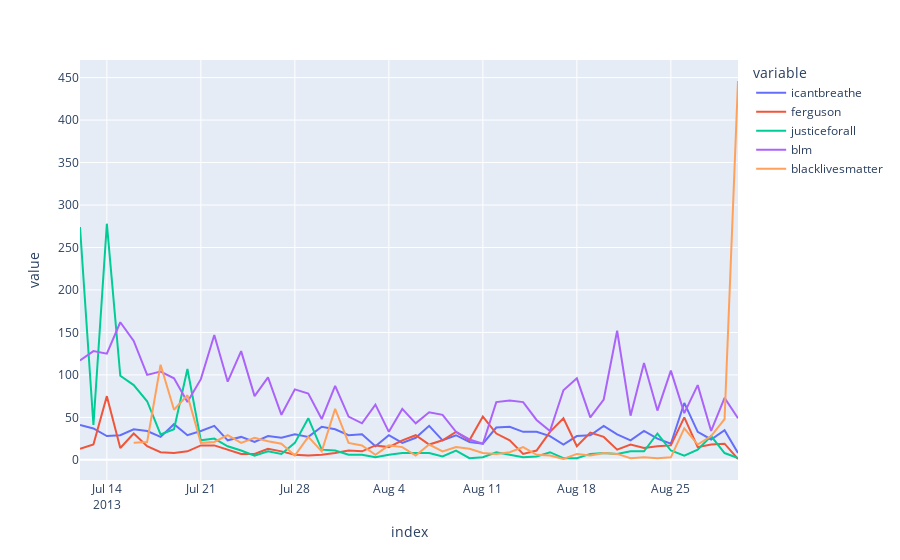

The notebook cell this image was saved under:
### Code cell
import plotly.express as px

import pandas as pd
pd.options.plotting.backend = "plotly"

#df = pd.DataFrame(dict(a=[1,3,2], b=[3,2,1]))
fig = new.plot()
fig.show()

### Figure 1 — Plotly figure (JSON) as saved in the notebook; plotly's stock layout.template omitted (floating-point values rounded to 4 significant figures)
{"data": [{"hovertemplate": "variable=icantbreathe<br>index=%{x}<br>value=%{y}<extra></extra>", "legendgroup": "icantbreathe", "line": {"color": "#636efa", "dash": "solid"}, "marker": {"symbol": "circle"}, "mode": "lines", "name": "icantbreathe", "orientation": "v", "showlegend": true, "type": "scatter", "visible": true, "x": ["2013-07-12", "2013-07-13", "2013-07-14", "2013-07-15", "2013-07-16", "2013-07-17", "2013-07-18", "2013-07-19", "2013-07-20", "2013-07-21", "2013-07-22", "2013-07-23", "2013-07-24", "2013-07-25", "2013-07-26", "2013-07-27", "2013-07-28", "2013-07-29", "2013-07-30", "2013-07-31", "2013-08-01", "2013-08-02", "2013-08-03", "2013-08-04", "2013-08-05", "2013-08-06", "2013-08-07", "2013-08-08", "2013-08-09", "2013-08-10", "2013-08-11", "2013-08-12", "2013-08-13", "2013-08-14", "2013-08-15", "2013-08-16", "2013-08-17", "2013-08-18", "2013-08-19", "2013-08-20", "2013-08-21", "2013-08-22", "2013-08-23", "2013-08-24", "2013-08-25", "2013-08-26", "2013-08-27", "2013-08-28", "2013-08-29", "2013-08-30"], "xaxis": "x", "y": [41, 37, 28, 29, 36, 34, 27, 42, 29, 34, 40, 23, 27, 21, 28, 26, 30, 27, 39, 36, 29, 30, 16, 29, 20, 26, 40, 23, 29, 21, 19, 38, 39, 33, 33, 28, 18, 28, 29, 40, 30, 23, 34, 25, 19, 67, 33, 24, 35, 8], "yaxis": "y"}, {"hovertemplate": "variable=ferguson<br>index=%{x}<br>value=%{y}<extra></extra>", "legendgroup": "ferguson", "line": {"color": "#EF553B", "dash": "solid"}, "marker": {"symbol": "circle"}, "mode": "lines", "name": "ferguson", "orientation": "v", "showlegend": true, "type": "scatter", "visible": true, "x": ["2013-07-12", "2013-07-13", "2013-07-14", "2013-07-15", "2013-07-16", "2013-07-17", "2013-07-18", "2013-07-19", "2013-07-20", "2013-07-21", "2013-07-22", "2013-07-23", "2013-07-24", "2013-07-25", "2013-07-26", "2013-07-27", "2013-07-28", "2013-07-29", "2013-07-30", "2013-07-31", "2013-08-01", "2013-08-02", "2013-08-03", "2013-08-04", "2013-08-05", "2013-08-06", "2013-08-07", "2013-08-08", "2013-08-09", "2013-08-10", "2013-08-11", "2013-08-12", "2013-08-13", "2013-08-14", "2013-08-15", "2013-08-16", "2013-08-17", "2013-08-18", "2013-08-19", "2013-08-20", "2013-08-21", "2013-08-22", "2013-08-23", "2013-08-24", "2013-08-25", "2013-08-26", "2013-08-27", "2013-08-28", "2013-08-29", "2013-08-30"], "xaxis": "x", "y": [13, 18, 75, 14, 31, 16, 9, 8, 10, 17, 17, 12, 7, 7, 13, 10, 6, 5, 6, 8, 11, 10, 17, 15, 23, 29, 18, 23, 33, 23, 51, 31, 23, 7, 11, 33, 49, 16, 32, 27, 12, 18, 14, 16, 17, 50, 15, 18, 19, 1], "yaxis": "y"}, {"hovertemplate": "variable=justiceforall<br>index=%{x}<br>value=%{y}<extra></extra>", "legendgroup": "justiceforall", "line": {"color": "#00cc96", "dash": "solid"}, "marker": {"symbol": "circle"}, "mode": "lines", "name": "justiceforall", "orientation": "v", "showlegend": true, "type": "scatter", "visible": true, "x": ["2013-07-12", "2013-07-13", "2013-07-14", "2013-07-15", "2013-07-16", "2013-07-17", "2013-07-18", "2013-07-19", "2013-07-20", "2013-07-21", "2013-07-22", "2013-07-23", "2013-07-24", "2013-07-25", "2013-07-26", "2013-07-27", "2013-07-28", "2013-07-29", "2013-07-30", "2013-07-31", "2013-08-01", "2013-08-02", "2013-08-03", "2013-08-04", "2013-08-05", "2013-08-06", "2013-08-07", "2013-08-08", "2013-08-09", "2013-08-10", "2013-08-11", "2013-08-12", "2013-08-13", "2013-08-14", "2013-08-15", "2013-08-16", "2013-08-17", "2013-08-18", "2013-08-19", "2013-08-20", "2013-08-21", "2013-08-22", "2013-08-23", "2013-08-24", "2013-08-25", "2013-08-26", "2013-08-27", "2013-08-28", "2013-08-29", "2013-08-30"], "xaxis": "x", "y": [274, 41, 278, 99, 88, 69, 30, 36, 107, 23, 25, 16, 11, 5, 10, 7, 20, 49, 12, 11, 6, 6, 3, 6, 8, 8, 8, 4, 11, 2, 3, 9, 6, 3, 4, 9, 2, 2, 7, 8, 7, 10, 10, 31, 11, 5, 12, 28, 8, 2], "yaxis": "y"}, {"hovertemplate": "variable=blm<br>index=%{x}<br>value=%{y}<extra></extra>", "legendgroup": "blm", "line": {"color": "#ab63fa", "dash": "solid"}, "marker": {"symbol": "circle"}, "mode": "lines", "name": "blm", "orientation": "v", "showlegend": true, "type": "scatter", "visible": true, "x": ["2013-07-12", "2013-07-13", "2013-07-14", "2013-07-15", "2013-07-16", "2013-07-17", "2013-07-18", "2013-07-19", "2013-07-20", "2013-07-21", "2013-07-22", "2013-07-23", "2013-07-24", "2013-07-25", "2013-07-26", "2013-07-27", "2013-07-28", "2013-07-29", "2013-07-30", "2013-07-31", "2013-08-01", "2013-08-02", "2013-08-03", "2013-08-04", "2013-08-05", "2013-08-06", "2013-08-07", "2013-08-08", "2013-08-09", "2013-08-10", "2013-08-11", "2013-08-12", "2013-08-13", "2013-08-14", "2013-08-15", "2013-08-16", "2013-08-17", "2013-08-18", "2013-08-19", "2013-08-20", "2013-08-21", "2013-08-22", "2013-08-23", "2013-08-24", "2013-08-25", "2013-08-26", "2013-08-27", "2013-08-28", "2013-08-29", "2013-08-30"], "xaxis": "x", "y": [117, 128, 125, 162, 140, 100, 104, 96, 68, 95, 147, 92, 128, 75, 97, 53, 83, 78, 48, 87, 51, 43, 65, 33, 60, 43, 56, 53, 33, 24, 19, 68, 70, 68, 47, 34, 82, 96, 50, 71, 152, 52, 114, 58, 105, 55, 88, 34, 73, 49], "yaxis": "y"}, {"hovertemplate": "variable=blacklivesmatter<br>index=%{x}<br>value=%{y}<extra></extra>", "legendgroup": "blacklivesmatter", "line": {"color": "#FFA15A", "dash": "solid"}, "marker": {"symbol": "circle"}, "mode": "lines", "name": "blacklivesmatter", "orientation": "v", "showlegend": true, "type": "scatter", "visible": true, "x": ["2013-07-12", "2013-07-13", "2013-07-14", "2013-07-15", "2013-07-16", "2013-07-17", "2013-07-18", "2013-07-19", "2013-07-20", "2013-07-21", "2013-07-22", "2013-07-23", "2013-07-24", "2013-07-25", "2013-07-26", "2013-07-27", "2013-07-28", "2013-07-29", "2013-07-30", "2013-07-31", "2013-08-01", "2013-08-02", "2013-08-03", "2013-08-04", "2013-08-05", "2013-08-06", "2013-08-07", "2013-08-08", "2013-08-09", "2013-08-10", "2013-08-11", "2013-08-12", "2013-08-13", "2013-08-14", "2013-08-15", "2013-08-16", "2013-08-17", "2013-08-18", "2013-08-19", "2013-08-20", "2013-08-21", "2013-08-22", "2013-08-23", "2013-08-24", "2013-08-25", "2013-08-26", "2013-08-27", "2013-08-28", "2013-08-29", "2013-08-30"], "xaxis": "x", "y": [null, null, 4, null, 20, 21, 112, 59, 76, 20, 21, 29, 20, 26, 22, 19, 5, 27, 10, 60, 20, 17, 6, 17, 15, 5, 18, 10, 15, 13, 8, 7, 9, 15, 6, 5, 1, 7, 5, 8, 7, 2, 3, 2, 3, 37, 18, 28, 48, 446], "yaxis": "y"}], "layout": {"autosize": true, "legend": {"title": {"text": "variable"}, "tracegroupgap": 0}, "margin": {"t": 60}, "xaxis": {"anchor": "y", "autorange": true, "domain": [0, 1], "range": ["2013-07-12", "2013-08-30"], "title": {"text": "index"}, "type": "date"}, "yaxis": {"anchor": "x", "autorange": true, "domain": [0, 1], "range": [-23.72, 470.7], "title": {"text": "value"}, "type": "linear"}}}
